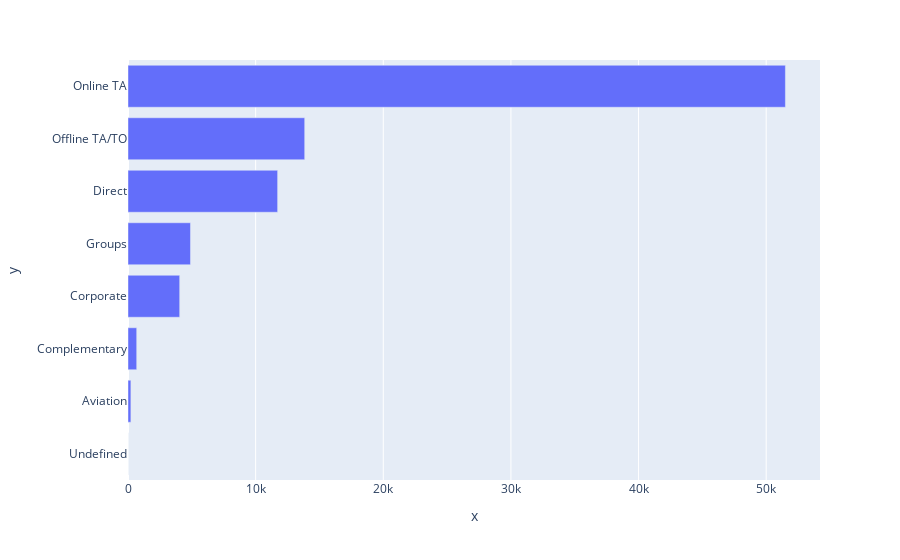

The notebook cell this image was saved under:
### Code cell
fig=px.bar(df, x=dfc.market_segment.value_counts(), y=dfc.market_segment.value_counts().index, orientation='h')
#for reversing the bars from down to up
fig.update_layout(yaxis={'categoryorder':'total ascending'})

### Figure 1 — Plotly figure (JSON) as saved in the notebook; plotly's stock layout.template omitted (floating-point values rounded to 4 significant figures)
{"data": [{"alignmentgroup": "True", "hovertemplate": "x=%{x}<br>y=%{y}<extra></extra>", "legendgroup": "", "marker": {"color": "#636efa", "pattern": {"shape": ""}}, "name": "", "offsetgroup": "", "orientation": "h", "showlegend": false, "textposition": "auto", "type": "bar", "x": [51505, 13844, 11723, 4894, 4050, 682, 226, 2], "xaxis": "x", "y": ["Online TA", "Offline TA/TO", "Direct", "Groups", "Corporate", "Complementary", "Aviation", "Undefined"], "yaxis": "y"}], "layout": {"barmode": "relative", "legend": {"tracegroupgap": 0}, "margin": {"t": 60}, "xaxis": {"anchor": "y", "domain": [0, 1], "title": {"text": "x"}}, "yaxis": {"anchor": "x", "categoryorder": "total ascending", "domain": [0, 1], "title": {"text": "y"}}}}
